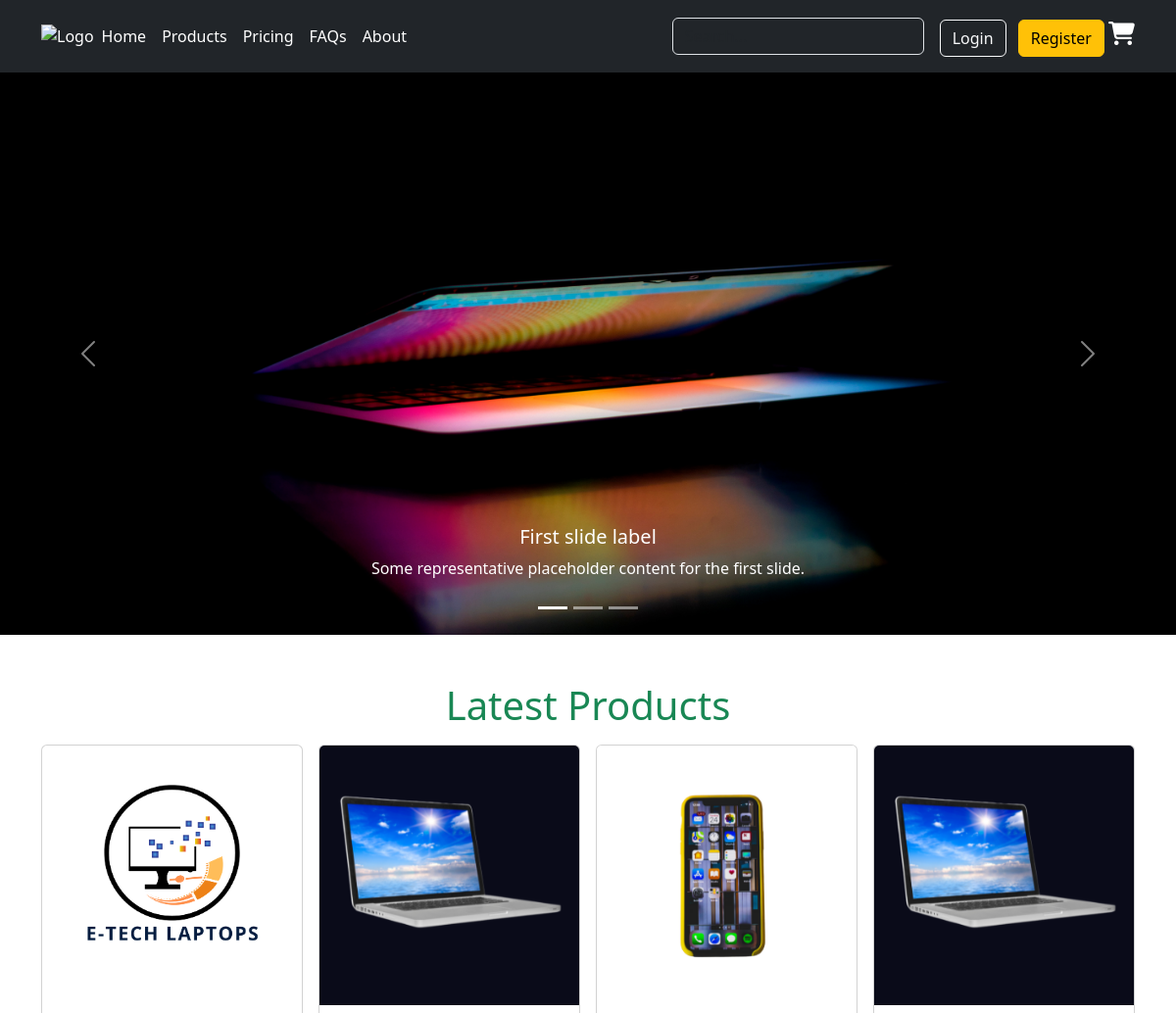
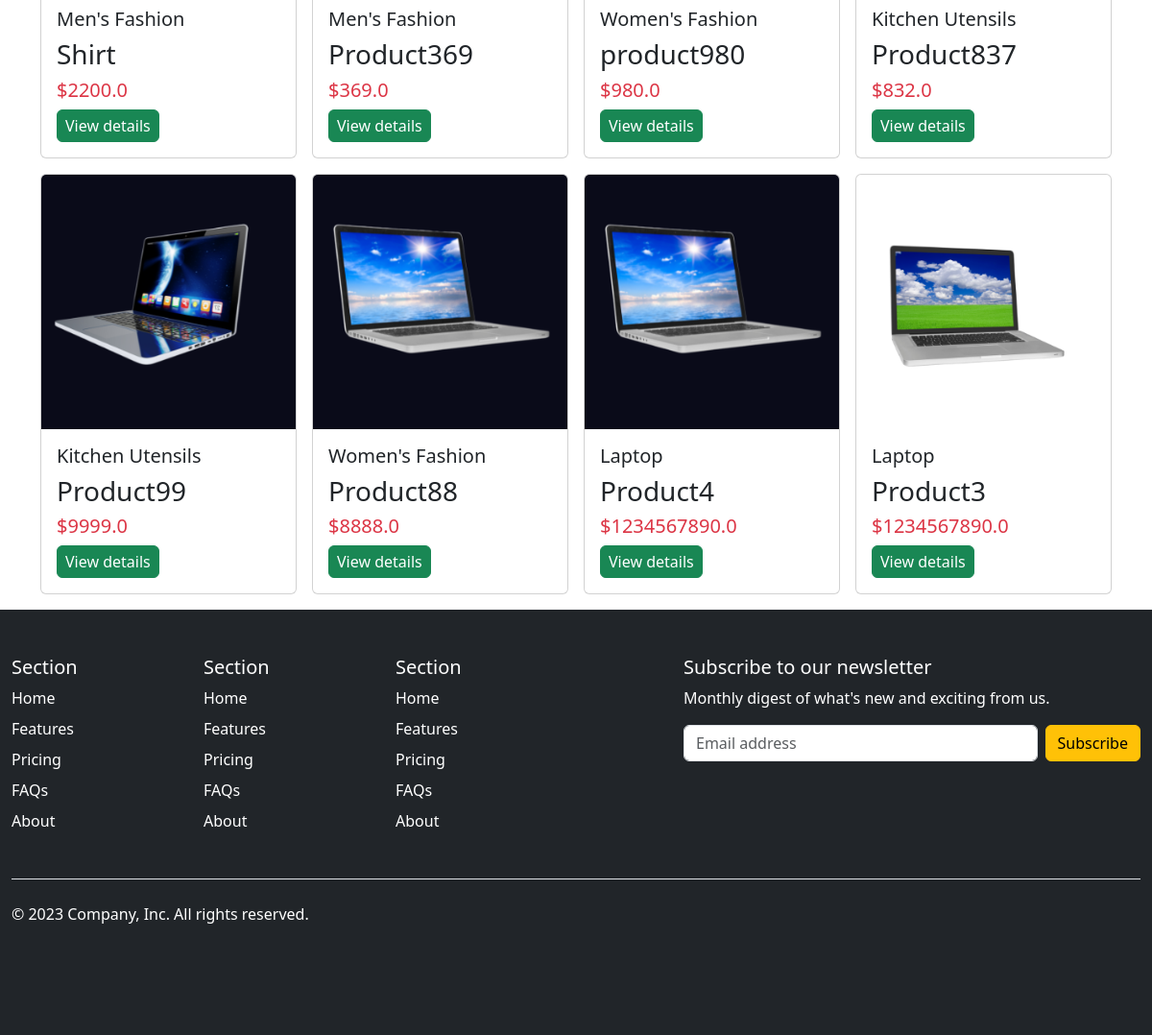
The page / on the database its author committed (2 pictures, top to bottom).
### products/models.py (models this page shows, shortened)
class Product(models.Model): # models baata Model import gareko
    product_name=models.CharField(max_length=100)
    product_price=models.FloatField()
    stock=models.IntegerField()
    product_description=models.TextField()
    product_image=models.FileField(upload_to='static/uploads', null=True) # kunai pani field db maa pathaunu xaina vaney null=True.
    created_date=models.DateTimeField(auto_now_add=True)
    category=models.ForeignKey(Category,on_delete=models.CASCADE , null=True) # category delete vayo vane product pani sangsangai delete hunuparyo.

class Category(models.Model):
    category_name=models.CharField(max_length=100, unique=True)
    created_date=models.DateTimeField(auto_now_add=True)

### users/views.py (the view)
# urls.py: path('',index),
def index(request):
    products=Product.objects.all().order_by('-id')[:8]   # order by id descending, and limit of 8.
    context={
        'products':products
    }
    return render (request, 'users/index.html',context)  # data ya form send garnu parne vayema chai context rakhne.

### users/templates/users/index.html (shortened to what this page needs)
{% extends 'layouts.html' %}
{% load crispy_forms_tags %}
{% load static %}
{% block main-content %}
{% include "users/header.html" %}
<div id="carouselExampleCaptions" class="carousel slide mb-5">
    <div class="carousel-indicators">
      <button type="button" data-bs-target="#carouselExampleCaptions" data-bs-slide-to="0" class="active" aria-current="true" aria-label="Slide 1"></button>
      <button type="button" data-bs-target="#carouselExampleCaptions" data-bs-slide-to="1" aria-label="Slide 2"></button>
      <button type="button" data-bs-target="#carouselExampleCaptions" data-bs-slide-to="2" aria-label="Slide 3"></button>
    </div>
    <div class="carousel-inner">
      <div class="carousel-item active">
        <img src="{%static 'images/L4.png' %}" class="d-block w-100" alt="...">
        <div class="carousel-caption d-none d-md-block">
          <h5>First slide label</h5>
          <p>Some representative placeholder content for the first slide.</p>
        </div>
      </div>
    </div>
    <button class="carousel-control-prev" type="button" data-bs-target="#carouselExampleCaptions" data-bs-slide="prev">
      <span class="carousel-control-prev-icon" aria-hidden="true"></span>
    </button>
    <button class="carousel-control-next" type="button" data-bs-target="#carouselExampleCaptions" data-bs-slide="next">
      <span class="carousel-control-next-icon" aria-hidden="true"></span>
    </button>
  </div>
<div class="container">
  <h1 class="text-center text-success mb-3">Latest Products</h1>
  <div class="row row-cols-1 row-cols-sm-2 row-cols-md-4 g-3">
    {% for item in products %}
    <div class="col">
      <div class="card">
        <img src="/{{item.product_image}}" class="card-img-top" alt="{{item.product_name}}">
        <div class="card-body">
          <h5>{{item.category.category_name}}</h5>
          <h3 class="card-title">{{item.product_name}}</h3>
          <h5 class="text-danger">${{item.product_price}}</h5>
          <a href="/productdetails/{{item.id}}" class="btn btn-success px-2 py-1">View details</a>
        </div>
      </div>
    </div>
    {%endfor%}
  </div>
</div>
{% include "users/footer.html" %}
{% endblock %}

### rows shown on the page
Product: product_image (picture), category.category_name "Men's Fashion", product_name "Shirt", product_price "2200.0"
Product: product_image (picture), category.category_name "Men's Fashion", product_name "Product369", product_price "369.0"
Product: product_image (picture), category.category_name "Women's Fashion", product_name "product980", product_price "980.0"
Product: product_image (picture), category.category_name "Kitchen Utensils", product_name "Product837", product_price "832.0"
Product: product_image (picture), category.category_name "Kitchen Utensils", product_name "Product99", product_price "9999.0"
Product: product_image (picture), category.category_name "Women's Fashion", product_name "Product88", product_price "8888.0"
Product: product_image (picture), category.category_name "Laptop", product_name "Product4", product_price "1234567890.0"
Product: product_image (picture), category.category_name "Laptop", product_name "Product3", product_price "1234567890.0"
